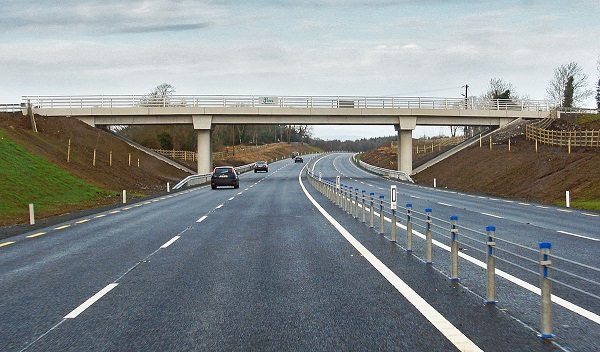
#> input picture road.jpg, 600 x 352 px
$ jupyter execute sharpen_and_blurr.ipynb
#> lines starting #> are read from the running program, lines starting #| are printed output that depends on the picture
[cell 1]
import matplotlib.image as mpimg
import matplotlib.pyplot as plt
import numpy as np
import cv2

[cell 2]
image = cv2.imread('road.jpg')
#> image is the input picture: shape (352, 600, 3); mean B, G, R 139.1, 138.4, 133

cv2.imshow('Road', image)

[cell 3]
image.shape
#> Out = (352, 600, 3)

[cell 4]
gray_img = cv2.cvtColor(image, cv2.COLOR_BGR2GRAY)
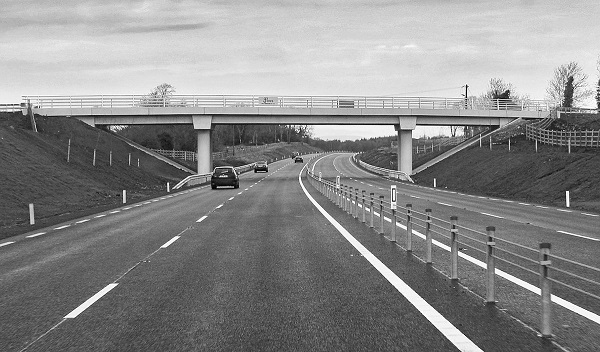
#> gray_img: shape (352, 600); min 0, max 255, mean 136.8
cv2.imshow('grayscale', gray_img)

[cell 5]
#sharpen
Sharp_Kernel = np.array([[0,-1,0],
                        [-1,5,-1],
                        [0,-1,0]])
Sharpened_img = cv2.filter2D(gray_img, -1, Sharp_Kernel)
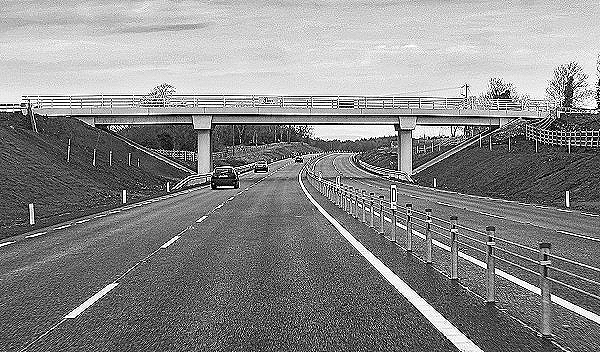
#> Sharpened_img: shape (352, 600); min 0, max 255, mean 135.6

[cell 6]
cv2.imshow('Sharpened Image', Sharpened_img)

[cell 7]
#blurring
Blurring_Kernel = np.ones((3,3))* 1/9
Blurring_Kernel

[cell 8]
Blurring_img = cv2.filter2D(gray_img, -1 ,Blurring_Kernel)
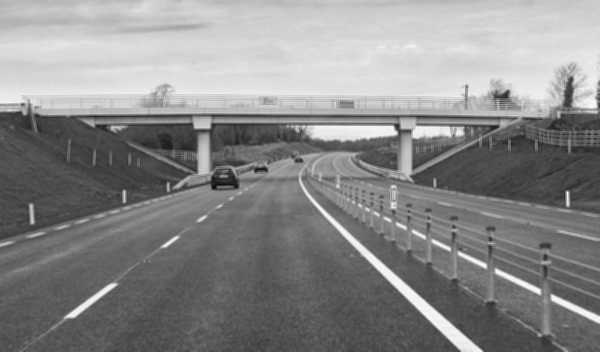
#> Blurring_img: shape (352, 600); min 6, max 250, mean 136.8
